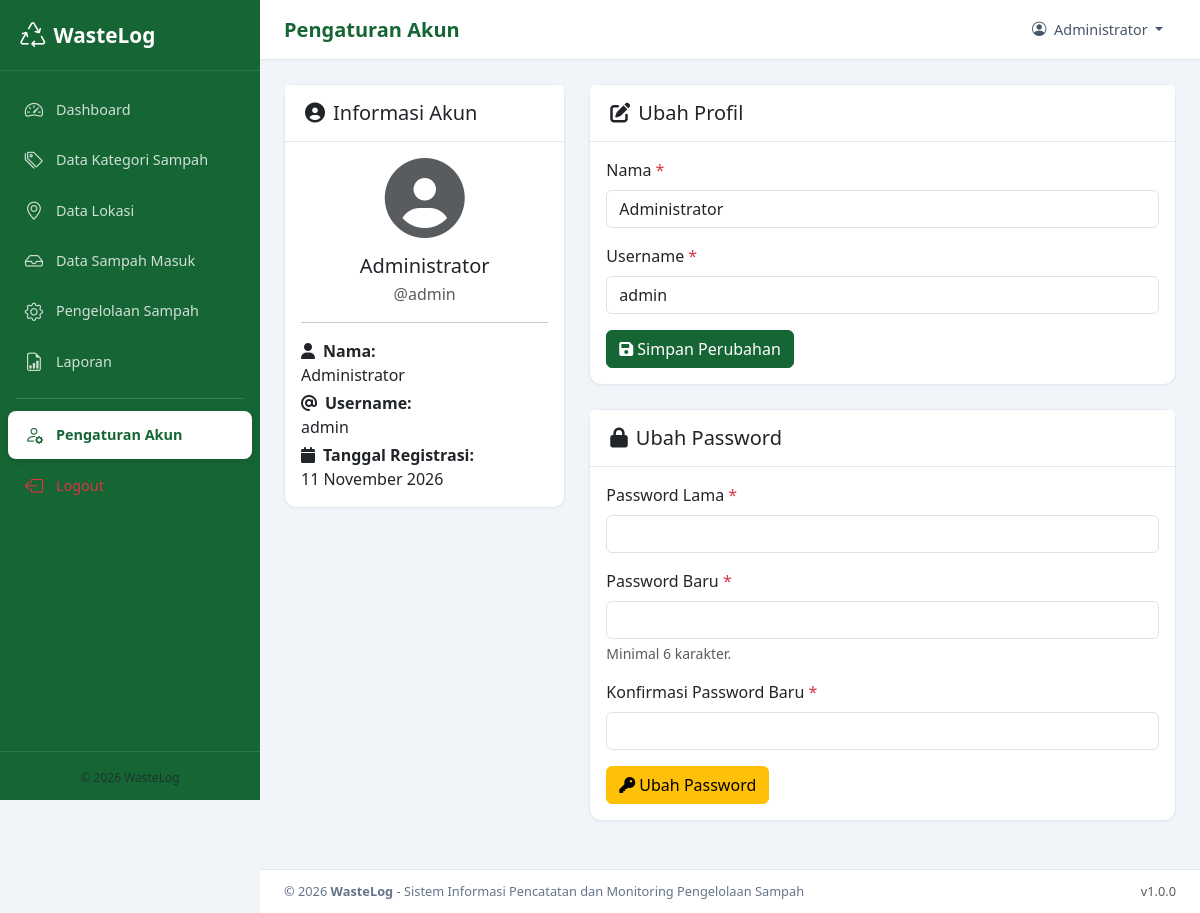
The page /pengaturan/akun.php (signed in) on the database its author committed.
### tables this page shows
CREATE TABLE `users` (
    `id`         INT NOT NULL AUTO_INCREMENT,
    `nama`       VARCHAR(100) NOT NULL,
    `username`   VARCHAR(50) NOT NULL,
    `password`   VARCHAR(255) NOT NULL,
    `created_at` TIMESTAMP DEFAULT CURRENT_TIMESTAMP,
    PRIMARY KEY (`id`),
    UNIQUE KEY `uq_username` (`username`)
);

### config/koneksi.php (called while the page is built, shortened)
<?php
function e(?string $str): string {
    return htmlspecialchars($str ?? '', ENT_QUOTES, 'UTF-8');
}
function format_tanggal(string $date): string {
    $bulan = [
        1 => 'Januari', 'Februari', 'Maret', 'April', 'Mei', 'Juni',
        'Juli', 'Agustus', 'September', 'Oktober', 'November', 'Desember'
    ];
    $d = date_create($date);
    return date_format($d, 'd') . ' ' . $bulan[(int)date_format($d, 'n')] . ' ' . date_format($d, 'Y');
}

### pengaturan/akun.php (the view, shortened to what this page needs)
<?php
require_once __DIR__ . '/../config/koneksi.php';
$user_id = $_SESSION['user_id'];
$stmt = $pdo->prepare("SELECT nama, username, created_at FROM users WHERE id = :id");
$stmt->execute([':id' => $user_id]);
$user = $stmt->fetch();
require_once __DIR__ . '/../includes/header.php';
require_once __DIR__ . '/../includes/sidebar.php';
require_once __DIR__ . '/../includes/navbar.php';
?>
<div class="row g-4">
    <div class="col-md-4">
        <div class="card">
            <div class="card-header">
                <h5 class="mb-0"><i class="fas fa-user-circle me-2"></i>Informasi Akun</h5>
            </div>
            <div class="card-body text-center">
                <div class="mb-3">
                    <i class="fas fa-user-circle fa-5x text-muted"></i>
                </div>
                <h5 class="mb-1"><?= e($user['nama']) ?></h5>
                <p class="text-muted mb-2">@<?= e($user['username']) ?></p>
                <hr>
                <div class="text-start">
                    <p class="mb-1">
                        <strong><i class="fas fa-user me-2"></i>Nama:</strong><br>
                        <?= e($user['nama']) ?>
                    </p>
                    <p class="mb-1">
                        <strong><i class="fas fa-at me-2"></i>Username:</strong><br>
                        <?= e($user['username']) ?>
                    </p>
                    <p class="mb-0">
                        <strong><i class="fas fa-calendar me-2"></i>Tanggal Registrasi:</strong><br>
                        <?= e(format_tanggal($user['created_at'])) ?>
                    </p>
                </div>
            </div>
        </div>
    </div>
    <div class="col-md-8">
        <div class="card mb-4">
            <div class="card-header">
                <h5 class="mb-0"><i class="fas fa-edit me-2"></i>Ubah Profil</h5>
            </div>
            <div class="card-body">
                <form method="POST" action="">
                    <div class="mb-3">
                        <label for="nama" class="form-label">Nama <span class="text-danger">*</span></label>
                        <input type="text" class="form-control" id="nama" name="nama"
                               value="<?= e($user['nama']) ?>" required>
                    </div>
                    <div class="mb-3">
                        <label for="username" class="form-label">Username <span class="text-danger">*</span></label>
                        <input type="text" class="form-control" id="username" name="username"
                               value="<?= e($user['username']) ?>" required>
                    </div>
                    <button type="submit" class="btn btn-primary">
                        <i class="fas fa-save me-1"></i>Simpan Perubahan
                    </button>
                </form>
            </div>
        </div>
        <div class="card mb-4">
            <div class="card-header">
                <h5 class="mb-0"><i class="fas fa-lock me-2"></i>Ubah Password</h5>
            </div>
            <div class="card-body">
                <form method="POST" action="">
                    <div class="mb-3">
                        <label for="password_lama" class="form-label">Password Lama <span class="text-danger">*</span></label>
                        <input type="password" class="form-control" id="password_lama" name="password_lama" required>
                    </div>
                    <div class="mb-3">
                        <label for="password_baru" class="form-label">Password Baru <span class="text-danger">*</span></label>
                        <input type="password" class="form-control" id="password_baru" name="password_baru"
                               required minlength="6">
                        <div class="form-text">Minimal 6 karakter.</div>
                    </div>
                    <div class="mb-3">
                        <label for="konfirmasi_password" class="form-label">Konfirmasi Password Baru <span class="text-danger">*</span></label>
                        <input type="password" class="form-control" id="konfirmasi_password" name="konfirmasi_password" required>
                    </div>
                    <button type="submit" class="btn btn-warning">
                        <i class="fas fa-key me-1"></i>Ubah Password
                    </button>
                </form>
            </div>
        </div>
    </div>
</div>
<?php require_once __DIR__ . '/../includes/footer.php'; ?>

### assets/css/style.css (style rules this page uses)
:root { --primary: #166534; --primary-light: #22C55E; --primary-dark: #14532d; --primary-bg: #f0fdf4; --sidebar-width: 260px; --navbar-height: 60px; --transition: 0.3s ease; }
* { box-sizing: border-box; }
body { font-family: 'Segoe UI', system-ui, -apple-system, sans-serif; background: #f1f5f9; color: #1e293b; margin: 0; min-height: 100vh; }
.card { border: 1px solid #e2e8f0; border-radius: 0.75rem; box-shadow: 0 1px 3px rgba(0,0,0,0.04); }
.card-header { background: #fff; border-bottom: 1px solid #e2e8f0; font-weight: 600; padding: 1rem 1.25rem; }
.btn-primary { background: var(--primary); border-color: var(--primary); }

### rows shown on the page
users: nama "Administrator", username "admin", created_at "11 November 2026"

### other values the page prints
APP_NAME "WasteLog"
$page_title "Pengaturan Akun"
$_SESSION['user_nama'] "Administrator"
